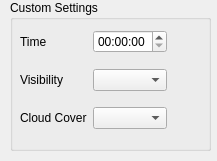
<ui version="4.0" >
 <class>CustomWeatherSettings</class>
 <widget class="QWidget" name="CustomWeatherSettings" >
  <property name="geometry" >
   <rect>
    <x>0</x>
    <y>0</y>
    <width>217</width>
    <height>161</height>
   </rect>
  </property>
  <property name="windowTitle" >
   <string>Custom</string>
  </property>
  <widget class="QGroupBox" name="mCustomGroupBox" >
   <property name="geometry" >
    <rect>
     <x>10</x>
     <y>0</y>
     <width>201</width>
     <height>151</height>
    </rect>
   </property>
   <property name="title" >
    <string>Custom Settings</string>
   </property>
   <widget class="QWidget" name="gridLayout_5" >
    <property name="geometry" >
     <rect>
      <x>10</x>
      <y>20</y>
      <width>184</width>
      <height>121</height>
     </rect>
    </property>
    <layout class="QGridLayout" >
     <property name="leftMargin" >
      <number>0</number>
     </property>
     <property name="topMargin" >
      <number>0</number>
     </property>
     <property name="rightMargin" >
      <number>0</number>
     </property>
     <property name="bottomMargin" >
      <number>0</number>
     </property>
     <property name="horizontalSpacing" >
      <number>6</number>
     </property>
     <property name="verticalSpacing" >
      <number>6</number>
     </property>
     <item row="2" column="0" >
      <widget class="QLabel" name="mCustomCloudCoverLabel" >
       <property name="text" >
        <string>Cloud Cover</string>
       </property>
      </widget>
     </item>
     <item row="2" column="1" >
      <widget class="QComboBox" name="mCustomCloudCoverComboBox" />
     </item>
     <item row="0" column="0" >
      <widget class="QLabel" name="mCustomTimeLabel" >
       <property name="text" >
        <string>Time</string>
       </property>
      </widget>
     </item>
     <item row="1" column="1" >
      <widget class="QComboBox" name="mCustomVisibilityComboBox" />
     </item>
     <item row="1" column="0" >
      <widget class="QLabel" name="mCustomVisibilityLabel" >
       <property name="text" >
        <string>Visibility</string>
       </property>
      </widget>
     </item>
     <item row="0" column="1" >
      <widget class="QTimeEdit" name="mCustomTimeEdit" />
     </item>
     <item row="0" column="2" >
      <spacer>
       <property name="orientation" >
        <enum>Qt::Horizontal</enum>
       </property>
       <property name="sizeHint" >
        <size>
         <width>40</width>
         <height>20</height>
        </size>
       </property>
      </spacer>
     </item>
    </layout>
   </widget>
  </widget>
 </widget>
 <resources/>
 <connections/>
</ui>
